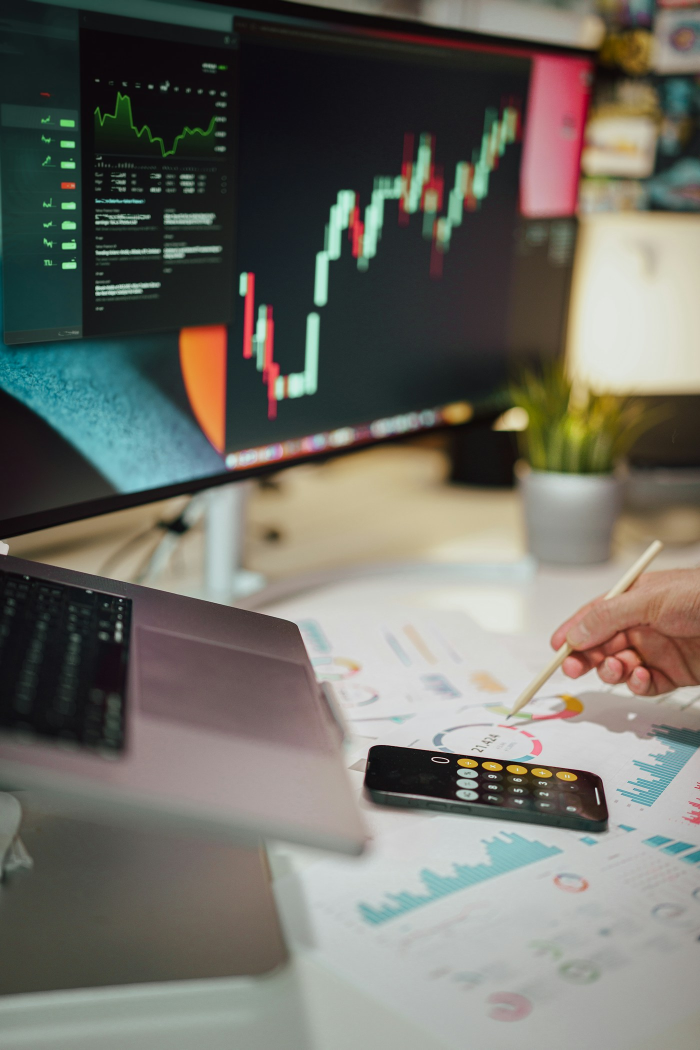
#> input picture assets/fotos-stories/calc.jpg, 1400 x 2099 px (shown at 1/2 size)
$ python -i modelo2_forbes.py   (imports and definitions only)
#> lines starting #> are read from the running program, lines starting #| are printed output that depends on the picture
"""
Modelo 2 - carrossel editorial estilo revista (fundo em tela cheia + titulo branco na base).
Uso: python scripts/modelo2_forbes.py slides.json
slides.json: {"out": "pasta", "tag": "Mercado", "fonte": "Fonte: CNN Brasil, 19/10/2026",
  "slides": [{"text": "Titulo **com destaque**", "size": 66, "image": "caminho/foto.jpg", "tone": 0},
             ..., {"cta": true, "text": ["linha 1", "linha 2"]}]}
Sem "image", gera um fundo abstrato escuro com brilho dourado (sem fotos de terceiros).
Com "image" (foto sua ou licenciada), ela vira o fundo em tela cheia com degrade escuro na base.
Saida: slide1.png ... (1080x1350).
"""
import json, os, re, sys, random
from PIL import Image, ImageDraw, ImageFont, ImageFilter, ImageChops

ROOT = os.path.dirname(os.path.dirname(os.path.abspath(__file__)))
W, H, M = 1080, 1350, 64
GOLD = (201, 162, 75)
_FONTS = {
    "b": ["C:/Windows/Fonts/segoeuib.ttf", "/usr/share/fonts/truetype/dejavu/DejaVuSans-Bold.ttf",
          "/usr/share/fonts/truetype/liberation/LiberationSans-Bold.ttf"],
    "r": ["C:/Windows/Fonts/segoeui.ttf", "/usr/share/fonts/truetype/dejavu/DejaVuSans.ttf",
          "/usr/share/fonts/truetype/liberation/LiberationSans-Regular.ttf"],
}


# [5 lines left out: function font, not called in this run]


# (topo, base): azul petroleo, grafite, marinho, verde-musgo, bronze escuro, azul aco
TONES = [((38, 52, 78), (10, 14, 22)), ((52, 56, 64), (12, 12, 14)), ((24, 40, 74), (6, 10, 20)),
         ((30, 58, 52), (8, 16, 14)), ((78, 58, 34), (18, 12, 8)), ((44, 70, 98), (8, 14, 22))]


# [21 lines left out: function abstract_bg, not called in this run]


def photo_bg(path):
#> called with path = '../assets/fotos-stories/calc.jpg'
    im = Image.open(path).convert("RGB")
#> im is the input picture: PIL image 1400x2099 RGB; mean R, G, B 111.6, 110.6, 102.7
    s = max(W / im.width, H / im.height)
#> s = 0.771
    im = im.resize((int(im.width * s), int(im.height * s)), Image.LANCZOS)
#> im: PIL image 1080x1619 RGB
    left, top = (im.width - W) // 2, (im.height - H) // 2
#> left = 0; top = 134
    return im.crop((left, top, left + W, top + H))
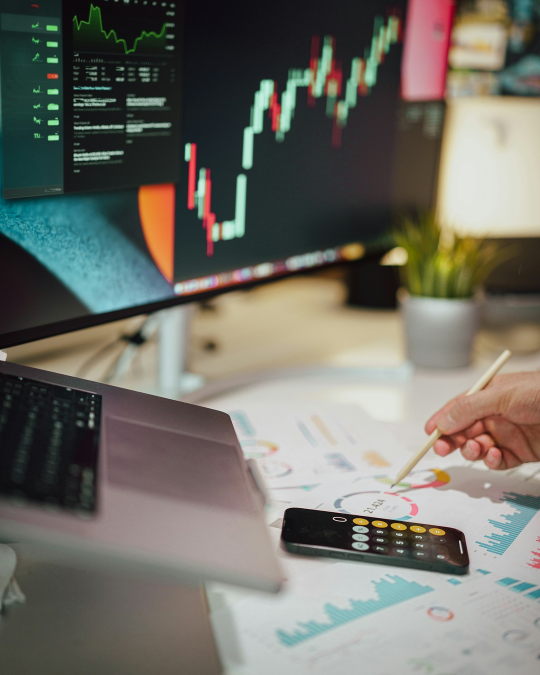
#> returned value: PIL image 1080x1350 RGB (shown at 1/2 size); mean R, G, B 113.3, 112, 103.7


# [28 lines left out: functions gradient_overlay, words, not called in this run]


def wlen(d, word):
    return sum(d.textlength(t, font=fn) for t, fn, c in word)


# [72 lines left out: functions draw_headline, draw_sub, logo, footer, cta_slide, not called in this run]


# [22 lines not run here, left out]

>>> result = photo_bg('../assets/fotos-stories/calc.jpg')

$ run again, on assets/fotos-stories/laptop.jpg
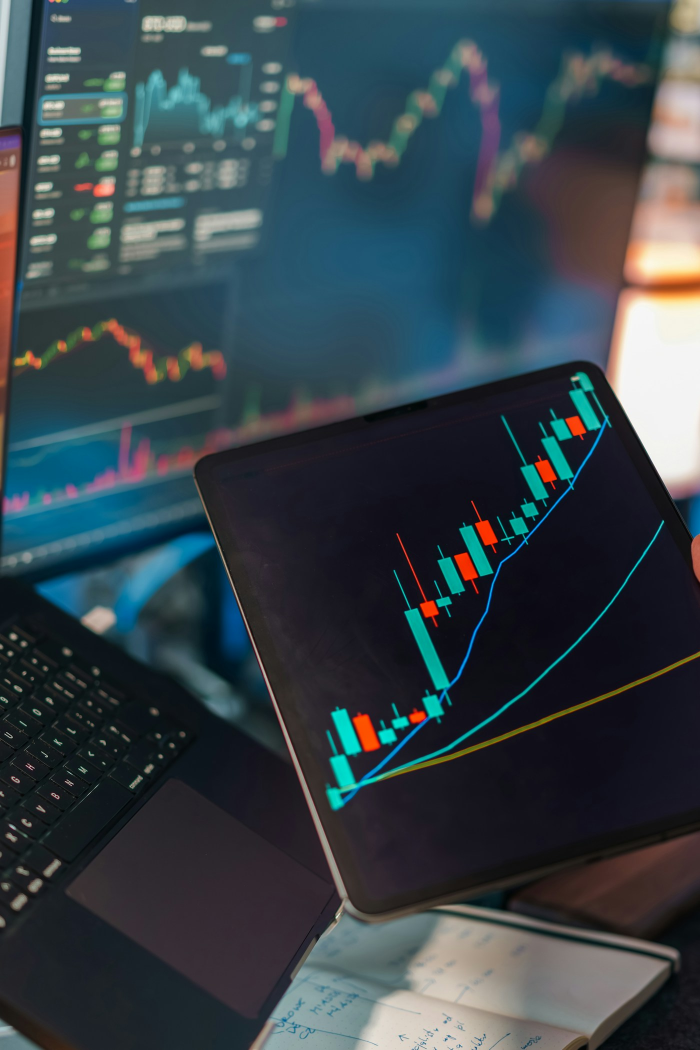
#> input picture assets/fotos-stories/laptop.jpg, 1400 x 2100 px (shown at 1/2 size)
#> in photo_bg, im is the input picture: PIL image 1400x2100 RGB; mean R, G, B 54.8, 67.3, 73.6
#> im: PIL image 1080x1620 RGB
#> in photo_bg, `return im.crop((left, top, left + W, top + H))`:
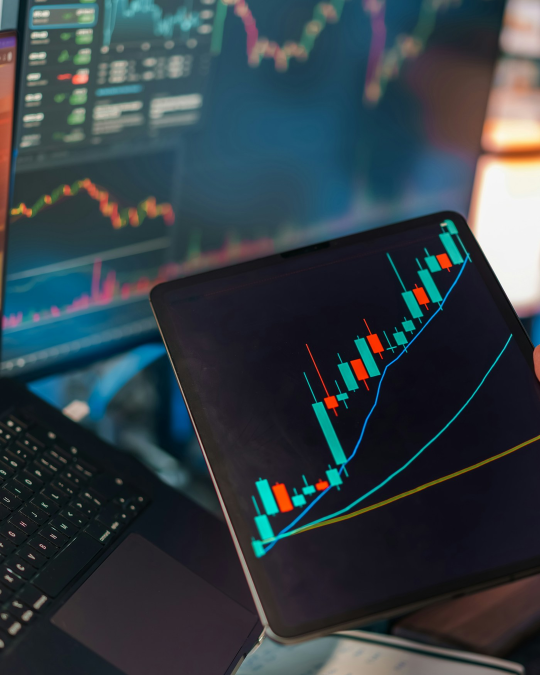
#> returned value: PIL image 1080x1350 RGB (shown at 1/2 size); mean R, G, B 50.9, 62.7, 69.3
